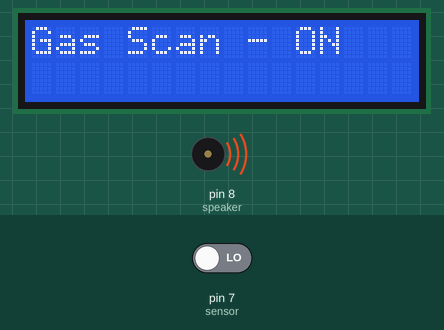
Simulated run of this sketch. Board: Arduino Uno, built with avr-gcc and run on an emulated ATmega328P. Shown: 16×2 character LCD, buzzer (waves = sounding, pin HIGH). The test bench sets the inputs (shaded band); at power-on: pin 7 (sensor) LOW. The modem accepts every AT command (registered, SIM ready, sends succeed) and sends nothing else; pins used as bus, display or sensor lines are not drawn.

Above: at 0.6 s.
At 17.1 s:
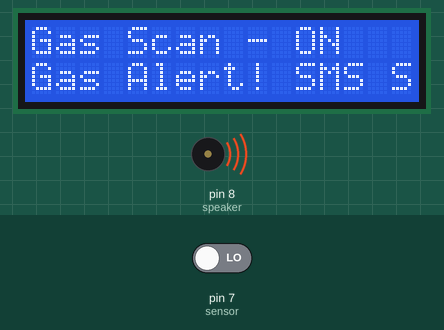
Timing chart, 0 to 18.6 s (numbered marks = the images above):
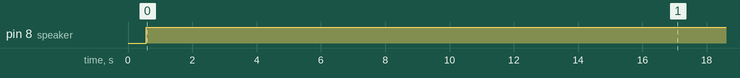

Measured:
- by itself, pin 8 (speaker): LOW → HIGH at 0.56 s
- what the display in image 0 shows lasts 16.5 s, from 0.6 s to 17.1 s

The sketch:

SENSOR.ino
```cpp
#include <SoftwareSerial.h>
#include <LiquidCrystal.h>
LiquidCrystal lcd(12, 11, 5, 4, 3, 2);
SoftwareSerial mySerial(9, 10);

int sensor=7;
int speaker=8;
int gas_value,Gas_alert_val, Gas_shut_val;
int Gas_Leak_Status;
int sms_count=0;

void setup()
{

pinMode(sensor,INPUT);
pinMode(speaker,OUTPUT);
pinMode(10,OUTPUT);
digitalWrite(10,HIGH);
mySerial.begin(9600);
Serial.begin(9600);
lcd.begin(16,2);
delay(500);


}

void loop()
{
  CheckGas();
  // put your main code here, to run repeatedly:
  if(Gas_Leak_Status==1){
    digitalWrite(10,LOW);
    delay(1000);
  }
  digitalWrite(10,HIGH);

  CheckShutDown();
}

void CheckGas()
{

lcd.setCursor(0,0);
lcd.print("Gas Scan - ON");
Gas_alert_val=ScanGasLevel();
if(Gas_alert_val==LOW)
{
 SetAlert(); // Function to send SMS Alerts
}}

int ScanGasLevel()
{
gas_value=digitalRead(sensor); // reads the sensor output (Vout of LM35)

return gas_value; // returns temperature value in degree celsius
}

void SetAlert()
{
digitalWrite(speaker,HIGH);
while(sms_count<3) //Number of SMS Alerts to be sent
{
SendTextMessage(); // Function to send AT Commands to GSM module
}
Gas_Leak_Status=1;
lcd.setCursor(0,1);
lcd.print("Gas Alert! SMS Sent!");
}

void CheckShutDown()
{
if(Gas_Leak_Status==1)
{

Gas_shut_val=ScanGasLevel();
if(Gas_shut_val==HIGH)
{

lcd.setCursor(0,1);
lcd.print("No Gas Leaking");
digitalWrite(speaker,LOW);
sms_count=0;
Gas_Leak_Status=0;
}}}

void SendTextMessage()
{
  mySerial.println("AT+CMGF=1");    //To send SMS in Text Mode
  delay(1000);
  mySerial.println("AT+CMGS=\"+919495xxxxxx\"\r"); // change to the phone number you using
  delay(1000);
  mySerial.println("Gas Leaking!");//the content of the message
  delay(200);
  mySerial.println((char)26);//the stopping character
  delay(1000);
   mySerial.println("AT+CMGS=\"+918113xxxxxx\"\r"); // change to the phone number you using
  delay(1000);
  mySerial.println("Gas Leaking!");//the content of the message
  delay(200);
  mySerial.println((char)26);//the message stopping character
  delay(1000);
  sms_count++;
}
```
